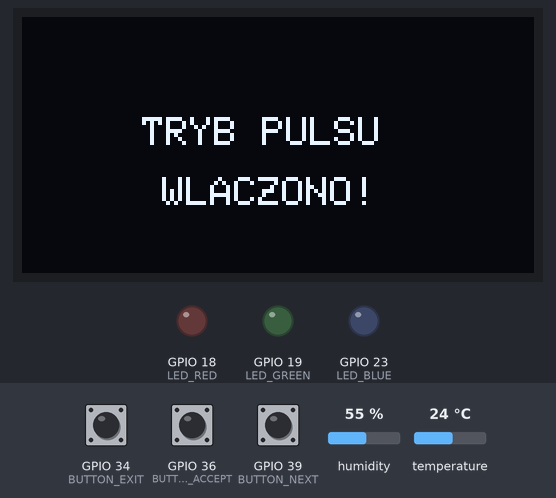
A sketch run on a simulated ESP32. Parts: 128×64 one-colour display, output pins drawn as LEDs (lit = HIGH). The test bench sets the inputs (shaded band); at power-on: GPIO 36 (BUTTON_ACCEPT) HIGH, GPIO 39 (BUTTON_NEXT) HIGH, GPIO 34 (BUTTON_EXIT) HIGH, humidity 55 %, temperature 24 °C. Random numbers use the default seed unless the sketch sets one; the audio player accepts every command and is not drawn; what the sketch prints to the serial monitor is not drawn.

Above: at 9.3 s.
9.4 s: GPIO 36 (BUTTON_ACCEPT) pulled LOW for 1.2 s
At 11.9 s:
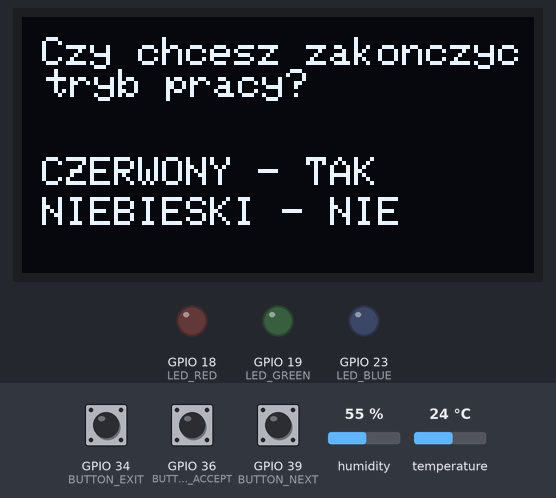
12.1 s: GPIO 39 (BUTTON_NEXT) pulled LOW for 1.2 s
At 12.9 s:
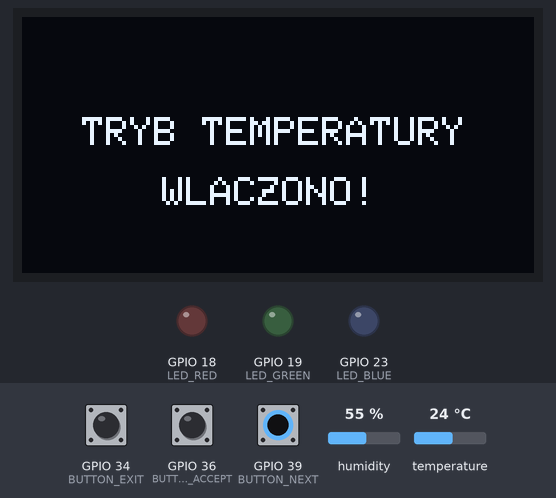
14.8 s: GPIO 36 (BUTTON_ACCEPT) pulled LOW for 1.2 s
At 15.7 s:
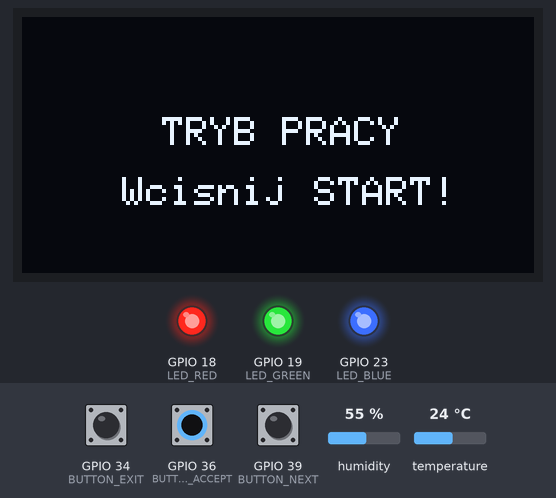
17.6 s: GPIO 36 (BUTTON_ACCEPT) pulled LOW for 1.2 s
At 19.2 s:
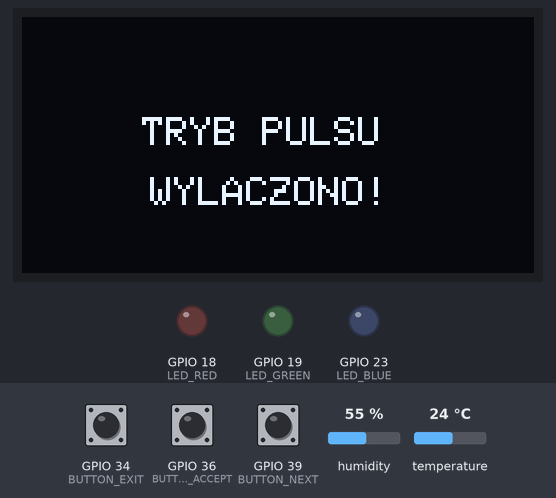
20.3 s: GPIO 34 (BUTTON_EXIT) pulled LOW for 1.2 s
At 21.43 s:
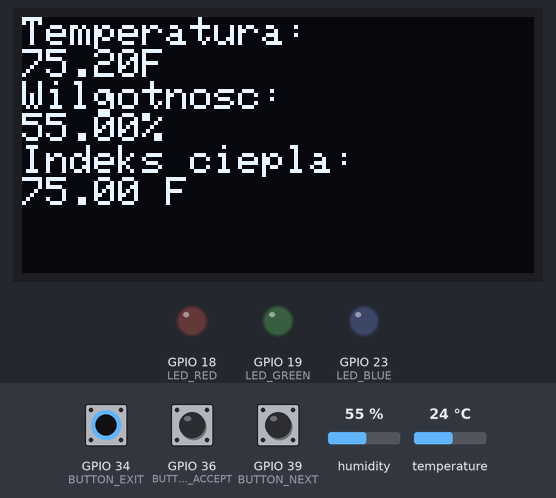
23.9 s: GPIO 39 (BUTTON_NEXT) pulled LOW for 3.2 s
At 25.3 s:
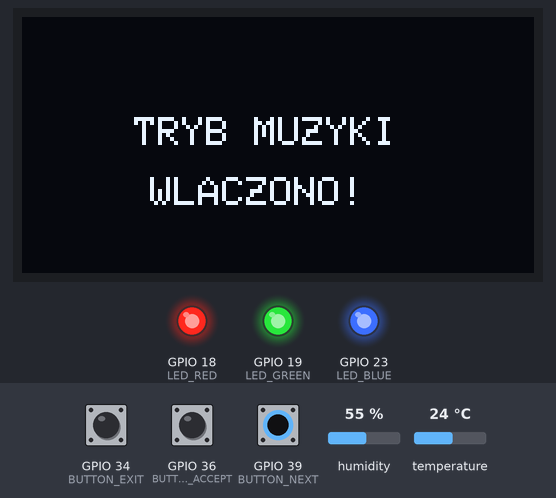
Timing chart, 0 to 26.9 s (numbered marks = the images above; inputs shaded):
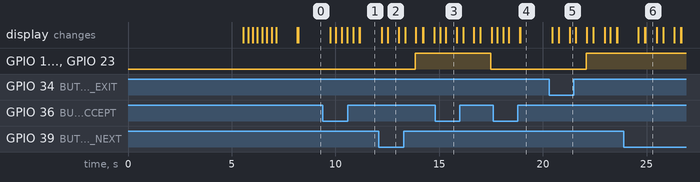

The sketch:

arduino.ino
```cpp
// Biblioteki
#include "DHT.h"
#include <Wire.h>
#include "MAX30100_PulseOximeter.h"
#include <Adafruit_GFX.h>
#include <Adafruit_SSD1306.h>
#include <Arduino.h>
#include "DFRobotDFPlayerMini.h"

// Derektywy preprocesora
#define DHTPIN  4
#define DHTTYPE DHT11
#define REPORTING_PERIOD_MS 1000

// Zmienne
uint32_t tsLastReport = 0;
const int WIDTH_OLED = 128;
const int HEIGHT_OLED = 64;
const int BUTTON_NEXT = 39;
const int BUTTON_ACCEPT = 36;
const int BUTTON_EXIT = 34;
const int LED_RED = 18;
const int LED_GREEN = 19;
const int LED_BLUE = 23;

// Inicjalizacja czujników
DHT dht(DHTPIN, DHTTYPE);
PulseOximeter pox;
Adafruit_SSD1306 OLEDscreen(WIDTH_OLED, HEIGHT_OLED, &Wire, -1);
HardwareSerial mySoftwareSerial(1);
DFRobotDFPlayerMini myDFPlayer;

// Lista funkcji
void intro();
void setup();
void puls();
void onBeatDetected();
void showOLED(String message, float sizeMessage = 1.5, float cursorX = 0.0, float cursorY = 0.0, int delayShow = 250, bool clearBegin = true);
void loop();
void checkBUTTON_NEXT();
void checkBUTTON_ACCEPT();
void checkBUTTON_EXIT();

// Klasy
class Temperature
{
  public:
    float temC;
    float temF;
    float humidity;
    float indHC;
    float indHF;
    bool modeC;

    Temperature()
    {
      temC = 0;
      temF = 0;
      humidity = 0;
      indHC = 0;
      indHF = 0;
      modeC = true;
    }

    void getTemperature()
    {
      humidity = dht.readHumidity();
      temC = dht.readTemperature();
      temF = dht.readTemperature(true);
      if (isnan(humidity) || isnan(temC) || isnan(temF))
      {
        Serial.println(F("Failed to read from DHT sensor!"));
        return;
      }
      indHF = dht.computeHeatIndex(temF, humidity);
      indHC = dht.computeHeatIndex(temC, humidity, false);
    }

    void temperatureMode()
    {
      String x = "";
      if(modeC)
      {
        x = "Temperatura: \n" + String(temC) + "C\n";
        x += "Wilgotnosc: \n" + String(humidity) + "%\n";
        x += "Indeks ciepla: \n" + String(indHC) + " C";
      }
      else
      {
        x = "Temperatura: \n" + String(temF) + "F\n";
        x += "Wilgotnosc: \n" + String(humidity) + "%\n";
        x += "Indeks ciepla: \n" + String(indHF) + " F";
      }
      showOLED(x);
    }
};

class Pulse
{
  public:
    float heartRate;
    float sp02;
    void pulseMode()
    {
      String x = "Puls: ";
      x += String(heartRate);
      x += "bpm\nSp02: ";
      x += String(sp02);
      x + "%";
      showOLED(x);
    }
};

class Light
{
  public:
    bool turnOn;
    Light()
    {
      turnOn = false;
    }

    void checkLight()
    {
      if(turnOn)
      {
        digitalWrite(LED_RED, HIGH);
        digitalWrite(LED_BLUE, HIGH);
        digitalWrite(LED_GREEN, HIGH);
      }
      else
      {
        digitalWrite(LED_RED, LOW);
        digitalWrite(LED_BLUE, LOW);
        digitalWrite(LED_GREEN, LOW);
      }
    }
    void lightMode()
    {
      String x = "Tryb swiatla\nStatus: ";
      if(turnOn) x += "ON";
      else x += "OFF";
      showOLED(x);
    }
};

class MP3
{
  public:
    bool turnOn;
    int genre;
    int sizeFolders[4] = {0, 0, 0, 0};
    MP3()
    {
       turnOn = false;
       genre = 1;
    }
    void checkActualMP3()
    {
      if(turnOn)
      {
        if (myDFPlayer.available())
        {
          if (myDFPlayer.readType() == DFPlayerPlayFinished)
          {
            Serial.println(myDFPlayer.read());
            myDFPlayer.playLargeFolder(genre, random(1, sizeFolders[genre - 1]));
            Serial.println(myDFPlayer.readCurrentFileNumber());
            delay(500);
          }
        }
      }
    }
    void musicMode(bool workMode = false)
    {
        String x = "Rodzaj muzyki:\n";

        switch(genre)
        {
          case 1: x += "PRACA KLASYCZNA"; break;
          case 2: x += "PRACA LOFI"; break;
          case 3: x += "RELAKS NATURA"; break;
          case 4: x += "RELAKS SOUNDTRACK"; break;
        }
        x += "\n";
        x += "Status odtwarzania:\n";
        if(turnOn) x += "ODTWARZANIE";
        else x += "STOP";
        showOLED(x, 1.5, 0, 0, 250);
    }
};

class Menu
{
  public:
    int side1;
    int side2;
    bool intro;
    Menu()
    {
      side1 = 1;
      side2 = 1;
    }
};

class WorkMode
{
  public:
    bool turnOn;
    bool temperature;
    bool pulse;
    bool music;
    bool light;
    int choosenModes[4] = {false, false, false, false}; // puls, temperatura, światło, muzyka
    int index;
    bool turnOffMenu;
    uint32_t timeLoop;
    WorkMode()
    {
      turnOn = false;
      temperature = false;
      pulse = false;
      music = false;
      light = false;
      index = 0;
      timeLoop = 0;
      turnOffMenu = false;
    }
};

enum MODES
{
  PULSE = 0,
  TEMPERATURE,
  LIGHT,
  MUSIC
};

// Inicjalizacja obiektów czujników
Temperature temp;
Menu menu;
MP3 mp3;
Light light;
Pulse pulse;
WorkMode workmode;

// Setup
void setup()
{
  Serial.begin(115200);

  // Piny
  pinMode(BUTTON_ACCEPT, INPUT_PULLUP);
  pinMode(BUTTON_EXIT, INPUT_PULLUP);
  pinMode(BUTTON_NEXT, INPUT_PULLUP);
  pinMode(LED_BLUE, OUTPUT);
  pinMode(LED_GREEN, OUTPUT);
  pinMode(LED_RED, OUTPUT);

  // Puls
  if (!pox.begin()) Serial.println("PULSE FAILED");
  else Serial.println("PULSE SUCCESS");
  pox.setOnBeatDetectedCallback(onBeatDetected);

  // Temperatura
  dht.begin();

  // Ekran
  if(!OLEDscreen.begin(SSD1306_SWITCHCAPVCC, 0x3C)) Serial.println("OLED SCREEN FAILED");
  else Serial.println("OLED SCREEN SUCCESS");

  OLEDscreen.setTextColor(WHITE);
  OLEDscreen.cp437(true);
  OLEDscreen.clearDisplay();

  // MP3
  mySoftwareSerial.begin(9600, SERIAL_8N1, 16, 17);
  delay(5000);
  if (!myDFPlayer.begin(mySoftwareSerial)) Serial.println("MP3 PLAYER FAILED");
  else Serial.println("MP3 PLAYER SUCCESS");
  myDFPlayer.setTimeOut(500);
  myDFPlayer.volume(0);
  myDFPlayer.EQ(DFPLAYER_EQ_NORMAL);
  myDFPlayer.outputDevice(DFPLAYER_DEVICE_SD);
  for(int i=0; i<4; i++) mp3.sizeFolders[i] = myDFPlayer.readFileCountsInFolder(i + 1);
  intro();
}

// Loop
void loop()
{
  // Sprawdzenie przycisków
  checkBUTTON_NEXT();
  checkBUTTON_ACCEPT();
  checkBUTTON_EXIT();
  if(!workmode.turnOffMenu)
  {
    if(workmode.turnOn)
    {
      if(millis() - workmode.timeLoop > 5000)
      {
        for(int i=0; i<4; i++)
        {
          if((workmode.index != i)&&(workmode.choosenModes[i] == true))
          {
            workmode.index = i;
            break;
          }
        }
        workmode.timeLoop = millis();
      }
      switch(workmode.index)
      {
        case 0:
        {
          menu.side1 = 2;
          break;
        }
        case 1:
        {
          menu.side1 = 3;
          break;
        }
        case 2:
        {
          menu.side1 = 4;
          break;
        }
        case 3:
        {
          menu.side1 = 5;
          break;
        }
      }
    }

    // MP3
    mp3.checkActualMP3();

    // Sprawdzenie trybu światła
    light.checkLight();

    // Aktualizacja temperatury
    temp.getTemperature();

    if(menu.side2 == 1)
    {
      switch(menu.side1)
      {
        case 1:
        {
          showOLED("TRYB PRACY", 1, 35, 25);
          showOLED("Wcisnij START!", 1, 25, 40, 500, false);
          break;
        }
        case 2: pulse.pulseMode(); break;
        case 3: temp.temperatureMode(); break;
        case 4: light.lightMode(); break;
        case 5: mp3.musicMode(); break;
      }
    }
  }
  else
  {
    showOLED("Czy chcesz zakonczyc tryb pracy?", 1, 5, 5, 1, true);
    showOLED("CZERWONY - TAK", 1, 5, 35, 1, false);
    showOLED("NIEBIESKI - NIE", 1, 5, 45, 1000, false);
  }
}

// Metody
void onBeatDetected()
{
    Serial.println("Wykryto puls!");
}

void showOLED(String message, float sizeMessage, float cursorX, float cursorY , int delayShow, bool clearBegin)
{
  if(clearBegin) OLEDscreen.clearDisplay();
  OLEDscreen.setTextSize(sizeMessage);
  OLEDscreen.setCursor(cursorX, cursorY);
  OLEDscreen.print(message);
  OLEDscreen.display();
  delay(delayShow);
}

void intro()
{
    String brand = "OPTIMUM";
    char message[8] = {' ', ' ', ' ', ' ', ' ', ' ', ' ', '\0'};
    message[0] = brand[0];
    int counter = 1;
    while(true)
    {
      showOLED(message, 2, 25, 25, 200);
      message[counter] = brand[counter];
      counter += 1;
      if(counter == 8) break;
    }
    showOLED("by POGGERS TEAM", 1, 22, 45, 1000, false);
    OLEDscreen.clearDisplay();
}

void checkBUTTON_NEXT()
{
  if(digitalRead(BUTTON_NEXT) == HIGH)
  {
    if(workmode.turnOffMenu)
    {
      workmode.turnOffMenu = false;
    }
    else
    {
      if(menu.side2 == 1)
      {
        if(menu.side1 == 5) menu.side1 = 1;
        else menu.side1 += 1;
      }
    }
  }
}

void checkBUTTON_ACCEPT()
{
  if(digitalRead(BUTTON_ACCEPT) == HIGH)
  {
    if(!workmode.turnOn)
    {
      switch(menu.side1)
      {
        case 1:
        {
          int checkFalses = -1;
          for(int i=0; i<4; i++)
          {
            if(workmode.choosenModes[i] != false)
            {
              checkFalses = i;
              break;
            }
          }
          if(checkFalses != -1)
          {
            for(int i=0; i<4; i++)
            {
              if(workmode.choosenModes[i] == true)
              {
                workmode.index = i;
                break;
              }
            }
            workmode.turnOn = true;
          }
          else
          {
            showOLED("NIE WYBRANO", 1, 30, 25, 0, true);
            showOLED("ZADNEGO TRYBU!", 1, 23, 50, 1500, false);
          }
          break;
        }
        case 2:
        {
          if(!workmode.pulse) workmode.pulse = true;
          else workmode.pulse = false;
          if(workmode.pulse)
          {
            showOLED("TRYB PULSU", 1, 30, 25, 1);
            showOLED("WLACZONO!", 1, 35, 40, 1500, false);
            workmode.choosenModes[PULSE] = true;
            OLEDscreen.clearDisplay();
          }
          else
          {
            showOLED("TRYB PULSU", 1, 30, 25, 1);
            showOLED("WYLACZONO!", 1, 32, 40, 1500, false);
            workmode.choosenModes[PULSE] = false;
            OLEDscreen.clearDisplay();
          }
          break;
        }
        case 3:
        {
          if(!workmode.temperature) workmode.temperature = true;
          else workmode.temperature = false;
          if(workmode.temperature)
          {
            showOLED("TRYB TEMPERATURY", 1, 15, 25, 1);
            showOLED("WLACZONO!", 1, 35, 40, 500, false);
            workmode.choosenModes[TEMPERATURE] = true;
            OLEDscreen.clearDisplay();
          }
          else
          {
            showOLED("TRYB TEMPERATURY", 1, 15, 25, 1);
            showOLED("WYLACZONO!", 1, 32, 40, 500, false);
            workmode.choosenModes[TEMPERATURE] = false;
            OLEDscreen.clearDisplay();
          }
          break;
        }
        case 4:
        {
          if(!workmode.light) workmode.light = true;
          else workmode.light = false;
          if(workmode.light)
          {
            showOLED("TRYB SWIATLA", 1, 25, 25, 1);
            showOLED("WLACZONO!", 1, 35, 40, 500, false);
            workmode.choosenModes[LIGHT] = true;
            OLEDscreen.clearDisplay();
            light.turnOn = true;
          }
          else
          {
            showOLED("TRYB SWIATLA", 1, 25, 25, 1);
            showOLED("WYLACZONO!", 1, 32, 40, 500, false);
            workmode.choosenModes[LIGHT] = false;
            light.turnOn = false;
            OLEDscreen.clearDisplay();
          }
          break;
        }
        case 5:
        {
          if(mp3.turnOn == true)
            {
              mp3.turnOn = false;
              myDFPlayer.pause();
              myDFPlayer.volume(0);
              showOLED("TRYB MUZYKI", 1, 28, 25, 1);
              showOLED("WYLACZONO!", 1, 35, 40, 500, false);
              workmode.choosenModes[MUSIC] = false;
              OLEDscreen.clearDisplay();
            }
            else
            {
              mp3.turnOn = true;
              myDFPlayer.volume(30);
              myDFPlayer.playLargeFolder(mp3.genre, random(1, mp3.sizeFolders[mp3.genre - 1]));
              showOLED("TRYB MUZYKI", 1, 28, 25, 1);
              showOLED("WLACZONO!", 1, 32, 40, 500, false);
              workmode.choosenModes[MUSIC] = true;
              OLEDscreen.clearDisplay();
            }
            break;
        }
      }
    }
    else
    {
      if(!workmode.turnOffMenu) workmode.turnOffMenu = true;
      else
      {
        workmode.turnOffMenu = false;
        workmode.turnOn = false;
      }
    }
  }
}

void checkBUTTON_EXIT()
{
  if(digitalRead(BUTTON_EXIT) == HIGH)
  {
    switch(menu.side1)
    {
      case 3:
      {
        if(temp.modeC) temp.modeC = false;
        else temp.modeC = true;
        break;
      }
      case 5:
      {
        if(mp3.turnOn == false)
          {
            if(mp3.genre == 4) mp3.genre = 1;
            else mp3.genre += 1;
          }
          break;
      }
    }
  }
}
```

Measured:
- after the input at 12.1 s, GPIO 18 (LED_RED), GPIO 19 (LED_GREEN), GPIO 23 (LED_BLUE): LOW → HIGH after 1.8 s
- after the input at 14.8 s, GPIO 18 (LED_RED), GPIO 19 (LED_GREEN), GPIO 23 (LED_BLUE): HIGH → LOW after 2.7 s
- what the display in image 2 shows lasts 0.6 s, from 12.5 s to 13.1 s
